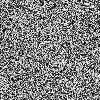
Frame 1 (no input)
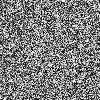
Frame 60 (the mouse pressed at the canvas centre just before this capture)
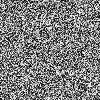
Frame 120 (the mouse held since frame 60 and released just before this capture)

The Processing sketch that drew these frames (run headless with seeded random() and noise(); from frame 60 on, the mouse is pressed at the canvas centre):

// Processing sketch: NoiseWithPixelsArray
// ── NoiseWithPixelsArray.pde
void setup() {
  size(100, 100);
}

void draw() {
  for (int y = 0; y < height; y++) { 
    for (int x = 0; x < width; x++) {
      color c = color(random(255));
      loadPixels();
      pixels[(x*width)+y]=c;
      updatePixels();
    }
  }
  println(frameRate);
}

//stroke(255, 0, 0); // red stroke
//point(50, 25); // red pixel

//color c = color(0, 255, 0);
//set(50, 75, c);


//c = color(0, 0, 255);
//loadPixels();
//pixels[(50*width)+50]=c;
//updatePixels();
